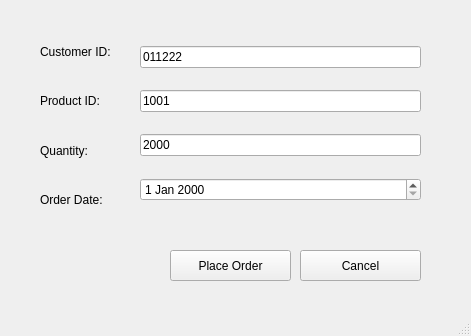
<?xml version="1.0" encoding="UTF-8"?>
<ui version="4.0">
 <class>MainWindow</class>
 <widget class="QMainWindow" name="MainWindow">
  <property name="geometry">
   <rect>
    <x>0</x>
    <y>0</y>
    <width>471</width>
    <height>336</height>
   </rect>
  </property>
  <property name="windowTitle">
   <string>MainWindow</string>
  </property>
  <widget class="QWidget" name="centralwidget">
   <widget class="QWidget" name="layoutWidget">
    <property name="geometry">
     <rect>
      <x>140</x>
      <y>30</y>
      <width>281</width>
      <height>191</height>
     </rect>
    </property>
    <layout class="QVBoxLayout" name="verticalLayout">
     <item>
      <widget class="QLineEdit" name="titleLineedit">
       <property name="text">
        <string>011222</string>
       </property>
      </widget>
     </item>
     <item>
      <widget class="QLineEdit" name="lineEdit">
       <property name="text">
        <string>1001</string>
       </property>
      </widget>
     </item>
     <item>
      <widget class="QLineEdit" name="lineEdit_3">
       <property name="text">
        <string>2000</string>
       </property>
      </widget>
     </item>
     <item>
      <widget class="QDateEdit" name="dateEdit"/>
     </item>
    </layout>
   </widget>
   <widget class="QWidget" name="layoutWidget">
    <property name="geometry">
     <rect>
      <x>40</x>
      <y>30</y>
      <width>92</width>
      <height>191</height>
     </rect>
    </property>
    <layout class="QVBoxLayout" name="verticalLayout_2">
     <item>
      <widget class="QLabel" name="label">
       <property name="text">
        <string>Customer ID:</string>
       </property>
      </widget>
     </item>
     <item>
      <widget class="QLabel" name="label_2">
       <property name="text">
        <string>Product ID:</string>
       </property>
      </widget>
     </item>
     <item>
      <widget class="QLabel" name="label_5">
       <property name="text">
        <string>Quantity:</string>
       </property>
      </widget>
     </item>
     <item>
      <widget class="QLabel" name="label_7">
       <property name="text">
        <string>Order Date:</string>
       </property>
      </widget>
     </item>
    </layout>
   </widget>
   <widget class="QPushButton" name="viewButton_5">
    <property name="geometry">
     <rect>
      <x>300</x>
      <y>250</y>
      <width>121</width>
      <height>31</height>
     </rect>
    </property>
    <property name="text">
     <string>Cancel</string>
    </property>
   </widget>
   <widget class="QPushButton" name="viewButton_6">
    <property name="geometry">
     <rect>
      <x>170</x>
      <y>250</y>
      <width>121</width>
      <height>31</height>
     </rect>
    </property>
    <property name="text">
     <string>Place Order</string>
    </property>
   </widget>
  </widget>
  <widget class="QMenuBar" name="menubar">
   <property name="geometry">
    <rect>
     <x>0</x>
     <y>0</y>
     <width>471</width>
     <height>26</height>
    </rect>
   </property>
  </widget>
  <widget class="QStatusBar" name="statusbar"/>
 </widget>
 <resources/>
 <connections/>
</ui>
